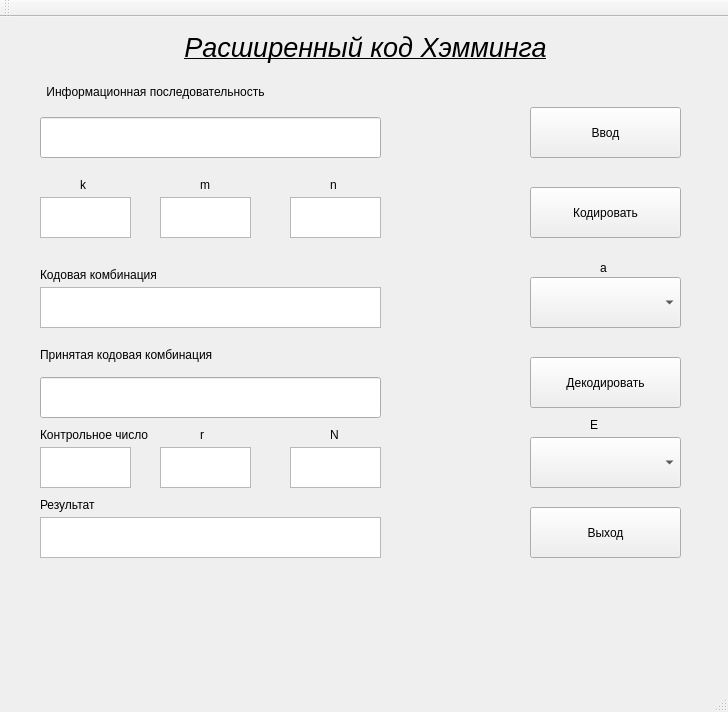
<?xml version="1.0" encoding="UTF-8"?>
<ui version="4.0">
 <class>MainWindow</class>
 <widget class="QMainWindow" name="MainWindow">
  <property name="geometry">
   <rect>
    <x>0</x>
    <y>0</y>
    <width>728</width>
    <height>712</height>
   </rect>
  </property>
  <property name="windowTitle">
   <string>MainWindow</string>
  </property>
  <widget class="QWidget" name="centralWidget">
   <widget class="QPushButton" name="InputButton">
    <property name="geometry">
     <rect>
      <x>530</x>
      <y>90</y>
      <width>151</width>
      <height>51</height>
     </rect>
    </property>
    <property name="text">
     <string>Ввод</string>
    </property>
   </widget>
   <widget class="QPushButton" name="CodeButton">
    <property name="geometry">
     <rect>
      <x>530</x>
      <y>170</y>
      <width>151</width>
      <height>51</height>
     </rect>
    </property>
    <property name="text">
     <string>Кодировать</string>
    </property>
   </widget>
   <widget class="QPushButton" name="DecodeButton">
    <property name="geometry">
     <rect>
      <x>530</x>
      <y>340</y>
      <width>151</width>
      <height>51</height>
     </rect>
    </property>
    <property name="text">
     <string>Декодировать</string>
    </property>
   </widget>
   <widget class="QPushButton" name="ExitButton">
    <property name="geometry">
     <rect>
      <x>530</x>
      <y>490</y>
      <width>151</width>
      <height>51</height>
     </rect>
    </property>
    <property name="text">
     <string>Выход</string>
    </property>
   </widget>
   <widget class="QComboBox" name="StaffChoicee">
    <property name="geometry">
     <rect>
      <x>530</x>
      <y>260</y>
      <width>151</width>
      <height>51</height>
     </rect>
    </property>
   </widget>
   <widget class="QComboBox" name="StaffChoiceE">
    <property name="geometry">
     <rect>
      <x>530</x>
      <y>420</y>
      <width>151</width>
      <height>51</height>
     </rect>
    </property>
   </widget>
   <widget class="QLabel" name="label">
    <property name="geometry">
     <rect>
      <x>100</x>
      <y>10</y>
      <width>531</width>
      <height>41</height>
     </rect>
    </property>
    <property name="text">
     <string>&lt;html&gt;&lt;head/&gt;&lt;body&gt;&lt;p align=&quot;center&quot;&gt;&lt;span style=&quot; font-size:20pt; font-style:italic; text-decoration: underline;&quot;&gt;Расширенный код Хэмминга&lt;/span&gt;&lt;/p&gt;&lt;/body&gt;&lt;/html&gt;</string>
    </property>
   </widget>
   <widget class="QLabel" name="label_2">
    <property name="geometry">
     <rect>
      <x>20</x>
      <y>60</y>
      <width>271</width>
      <height>31</height>
     </rect>
    </property>
    <property name="text">
     <string>&lt;html&gt;&lt;head/&gt;&lt;body&gt;&lt;p align=&quot;center&quot;&gt;Информационная последовательность&lt;/p&gt;&lt;/body&gt;&lt;/html&gt;</string>
    </property>
   </widget>
   <widget class="QLabel" name="label_4">
    <property name="geometry">
     <rect>
      <x>590</x>
      <y>400</y>
      <width>55</width>
      <height>16</height>
     </rect>
    </property>
    <property name="text">
     <string>E</string>
    </property>
   </widget>
   <widget class="QLabel" name="label_3">
    <property name="geometry">
     <rect>
      <x>600</x>
      <y>240</y>
      <width>41</width>
      <height>21</height>
     </rect>
    </property>
    <property name="text">
     <string>a</string>
    </property>
   </widget>
   <widget class="QLabel" name="label_5">
    <property name="geometry">
     <rect>
      <x>80</x>
      <y>160</y>
      <width>55</width>
      <height>16</height>
     </rect>
    </property>
    <property name="text">
     <string>k</string>
    </property>
   </widget>
   <widget class="QLabel" name="label_6">
    <property name="geometry">
     <rect>
      <x>330</x>
      <y>160</y>
      <width>55</width>
      <height>16</height>
     </rect>
    </property>
    <property name="text">
     <string>n</string>
    </property>
   </widget>
   <widget class="QLabel" name="label_7">
    <property name="geometry">
     <rect>
      <x>200</x>
      <y>160</y>
      <width>55</width>
      <height>16</height>
     </rect>
    </property>
    <property name="text">
     <string>m</string>
    </property>
   </widget>
   <widget class="QTextBrowser" name="k">
    <property name="geometry">
     <rect>
      <x>40</x>
      <y>180</y>
      <width>91</width>
      <height>41</height>
     </rect>
    </property>
   </widget>
   <widget class="QTextBrowser" name="m">
    <property name="geometry">
     <rect>
      <x>160</x>
      <y>180</y>
      <width>91</width>
      <height>41</height>
     </rect>
    </property>
   </widget>
   <widget class="QTextBrowser" name="n">
    <property name="geometry">
     <rect>
      <x>290</x>
      <y>180</y>
      <width>91</width>
      <height>41</height>
     </rect>
    </property>
   </widget>
   <widget class="QLabel" name="label_8">
    <property name="geometry">
     <rect>
      <x>40</x>
      <y>250</y>
      <width>151</width>
      <height>16</height>
     </rect>
    </property>
    <property name="text">
     <string>Кодовая комбинация</string>
    </property>
   </widget>
   <widget class="QTextBrowser" name="CodeCombination">
    <property name="geometry">
     <rect>
      <x>40</x>
      <y>270</y>
      <width>341</width>
      <height>41</height>
     </rect>
    </property>
   </widget>
   <widget class="QLabel" name="label_9">
    <property name="geometry">
     <rect>
      <x>40</x>
      <y>330</y>
      <width>231</width>
      <height>16</height>
     </rect>
    </property>
    <property name="text">
     <string>Принятая кодовая комбинация</string>
    </property>
   </widget>
   <widget class="QTextBrowser" name="textBrowser_4">
    <property name="geometry">
     <rect>
      <x>40</x>
      <y>430</y>
      <width>91</width>
      <height>41</height>
     </rect>
    </property>
   </widget>
   <widget class="QTextBrowser" name="r">
    <property name="geometry">
     <rect>
      <x>160</x>
      <y>430</y>
      <width>91</width>
      <height>41</height>
     </rect>
    </property>
   </widget>
   <widget class="QTextBrowser" name="N">
    <property name="geometry">
     <rect>
      <x>290</x>
      <y>430</y>
      <width>91</width>
      <height>41</height>
     </rect>
    </property>
   </widget>
   <widget class="QLabel" name="label_10">
    <property name="geometry">
     <rect>
      <x>40</x>
      <y>410</y>
      <width>121</width>
      <height>16</height>
     </rect>
    </property>
    <property name="text">
     <string>Контрольное число</string>
    </property>
   </widget>
   <widget class="QLabel" name="label_11">
    <property name="geometry">
     <rect>
      <x>200</x>
      <y>410</y>
      <width>55</width>
      <height>16</height>
     </rect>
    </property>
    <property name="text">
     <string>r</string>
    </property>
   </widget>
   <widget class="QLabel" name="label_12">
    <property name="geometry">
     <rect>
      <x>330</x>
      <y>410</y>
      <width>55</width>
      <height>16</height>
     </rect>
    </property>
    <property name="text">
     <string>N</string>
    </property>
   </widget>
   <widget class="QTextBrowser" name="Result">
    <property name="geometry">
     <rect>
      <x>40</x>
      <y>500</y>
      <width>341</width>
      <height>41</height>
     </rect>
    </property>
   </widget>
   <widget class="QLabel" name="label_13">
    <property name="geometry">
     <rect>
      <x>40</x>
      <y>480</y>
      <width>151</width>
      <height>16</height>
     </rect>
    </property>
    <property name="text">
     <string>Результат</string>
    </property>
   </widget>
   <widget class="QLineEdit" name="InformSequence">
    <property name="geometry">
     <rect>
      <x>40</x>
      <y>100</y>
      <width>341</width>
      <height>41</height>
     </rect>
    </property>
    <property name="text">
     <string/>
    </property>
   </widget>
   <widget class="QLineEdit" name="AcceptedCodeCombination">
    <property name="geometry">
     <rect>
      <x>40</x>
      <y>360</y>
      <width>341</width>
      <height>41</height>
     </rect>
    </property>
    <property name="text">
     <string/>
    </property>
   </widget>
  </widget>
  <widget class="QMenuBar" name="menuBar">
   <property name="geometry">
    <rect>
     <x>0</x>
     <y>0</y>
     <width>728</width>
     <height>26</height>
    </rect>
   </property>
  </widget>
  <widget class="QToolBar" name="mainToolBar">
   <attribute name="toolBarArea">
    <enum>TopToolBarArea</enum>
   </attribute>
   <attribute name="toolBarBreak">
    <bool>false</bool>
   </attribute>
  </widget>
  <widget class="QStatusBar" name="statusBar"/>
 </widget>
 <layoutdefault spacing="6" margin="11"/>
 <resources/>
 <connections/>
</ui>
